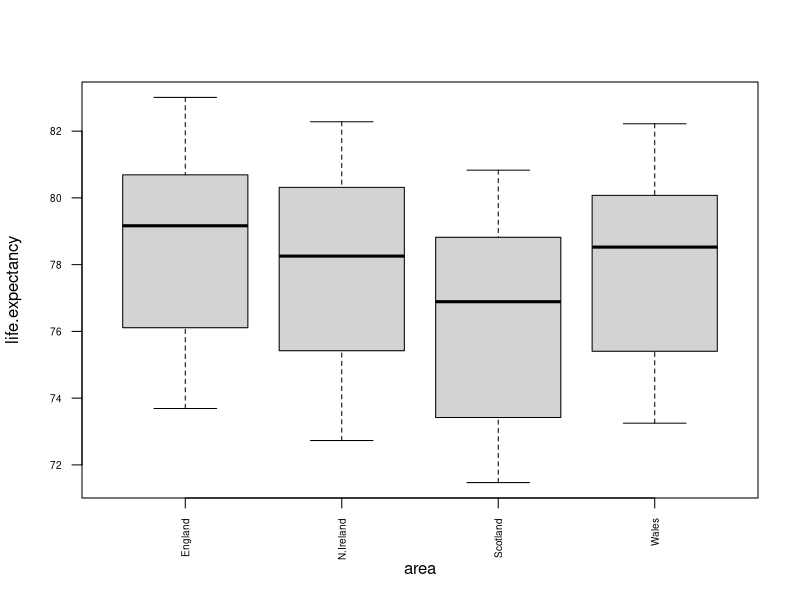
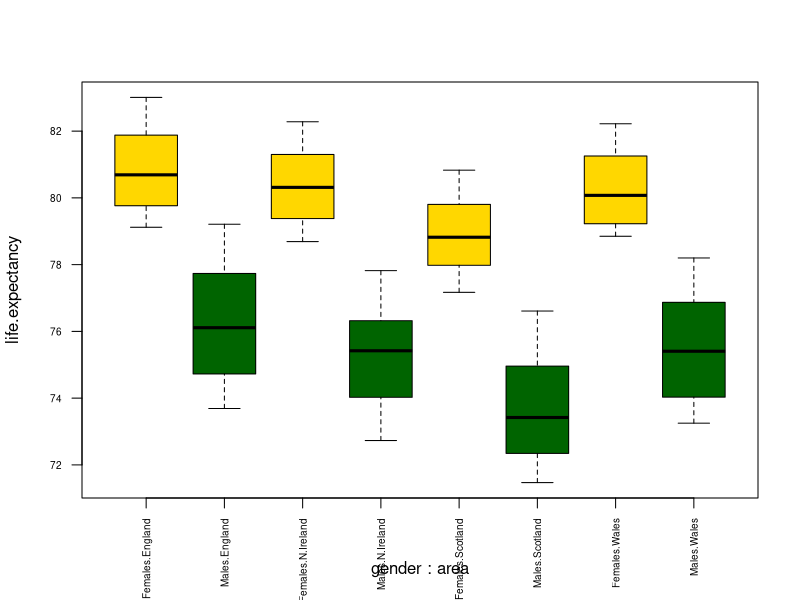

These charts were generated, in order, by the following R code:
# subset the data for "England" area from Life_expectancy_at_birth.csv

# What are the min, median, mean and max 

# step1: load the data
Life_exp<-read.csv("data/Life_expectancy_at_birth.csv",header=T)
# step2: subset data
Eng.life.exp<-Life_exp[Life_exp$area=="England",]

boxplot(life.expectancy~area,data=Life_exp,las=2, cex.axis=0.6)
boxplot(life.expectancy~gender*area,data=Life_exp,col=(c("gold","darkgreen")),
        las=2, cex.axis=0.6)
